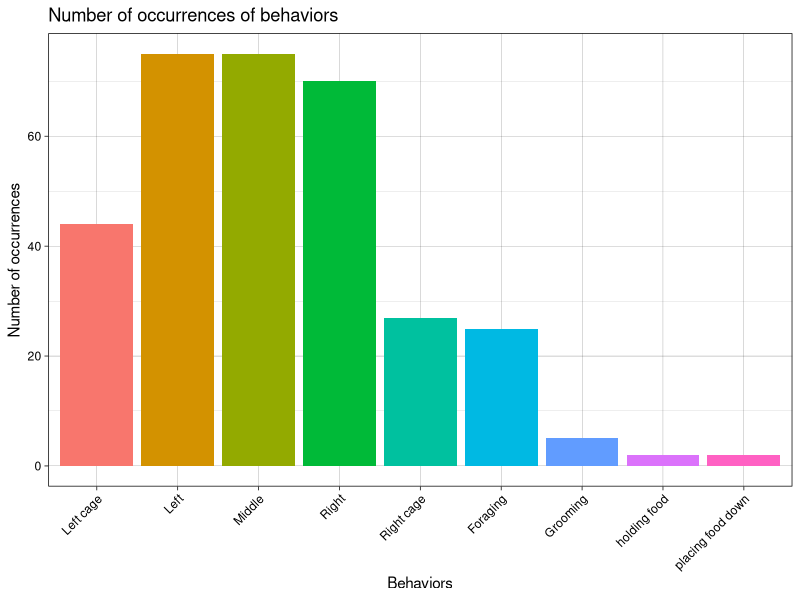
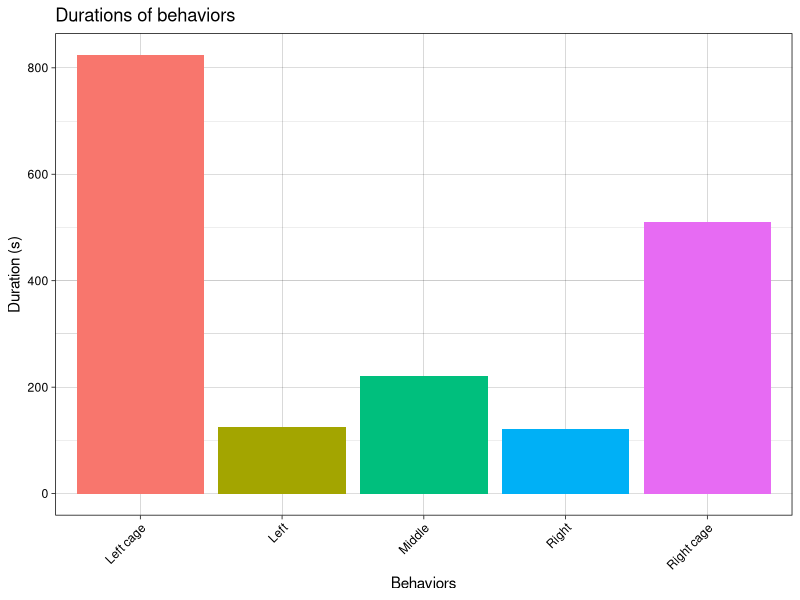
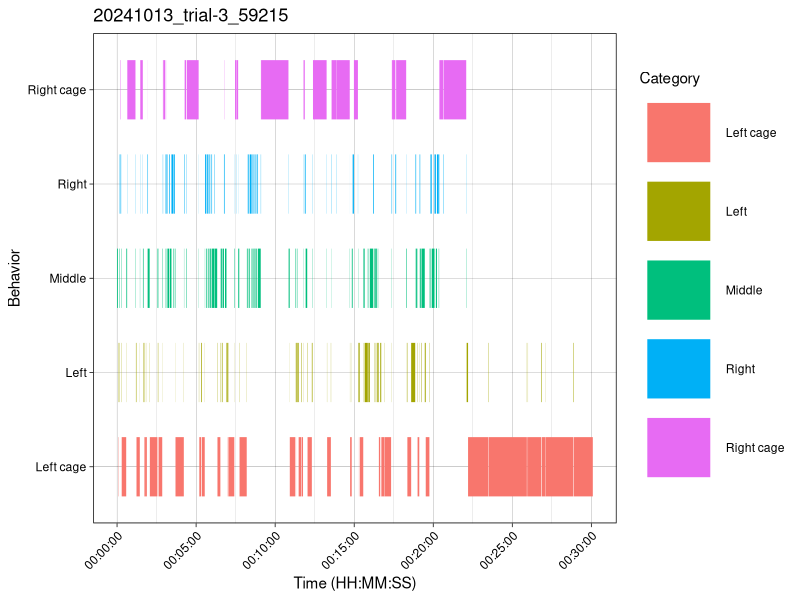

The R script that drew these images, in order:
# 將手動整合完的excel檔另存成csv檔後匯入
library(dplyr)
library(readr)
library(ggplot2)
library(lubridate)

df <- read_csv("Intergrated Data/20241013_trial-3_59215.csv") %>%
  mutate(Time = as.numeric(Time))



# 行為出現次數統計
# 計算各種行為的出現次數
behavior_counts <- df %>%
  filter(`Behavior type` != "STOP") %>%
  group_by(Behavior) %>%
  summarise(Count = n())

# 自訂順序
order <- c('Left cage','Left','Middle','Right','Right cage')
behavior_counts$Behavior <- factor(behavior_counts$Behavior, 
                                   levels = c(order, setdiff(behavior_counts$Behavior, order)))
  
# 繪製行為次數長條圖
count <- ggplot(behavior_counts, aes(x = Behavior, y = Count, fill = Behavior)) +
  geom_bar(stat = "identity", show.legend = FALSE) +
  labs(title = "Number of occurrences of behaviors",
       x = "Behaviors", y = "Number of occurrences") +
  theme_linedraw() +
  theme(axis.text.x = element_text(angle = 45, hjust = 1))
ggsave(count, filename = "Outputs/20241013_trial-3_59215_count.png",width = 16,
       height = 12,units = "cm")


# 行為總持續時間統計
# 計算各種行為的總持續時間
behavior_durations <- df %>%
  filter(`Behavior type` %in% c("START", "STOP")) %>%
  group_by(Behavior) %>%
  mutate(Next_Time = lead(Time)) %>%  # 找出下一行為的時間（應該是 STOP 的時間）
  filter(`Behavior type` == "START") %>%  # 只保留 START，計算 START 到 STOP 的時間差
  mutate(Duration = Next_Time - Time) %>%
  group_by(Behavior) %>%  # 按行為類型分組
  summarise(Total_Duration = sum(Duration, na.rm = TRUE))  # 計算總持續時間

# 自訂順序
behavior_durations$Behavior <- factor(behavior_durations$Behavior, 
                                   levels = c(order, setdiff(behavior_counts$Behavior, order)))

# 繪製行為持續時間長條圖
duration <- ggplot(behavior_durations, aes(x = Behavior, y = Total_Duration, fill = Behavior)) +
  geom_bar(stat = "identity", show.legend = FALSE) +
  labs(title = "Durations of behaviors",
       x = "Behaviors", y = "Duration (s)") +
  theme_linedraw() +
  theme(axis.text.x = element_text(angle = 45, hjust = 1))
ggsave(duration, filename = "Outputs/20241013_trial-3_59215_duration.png",width = 16,
       height = 12,units = "cm")


# Event timeline plot/Gantt chart
# 配對 START 和 STOP 計算行為持續時間
df_duration <- df %>%
  filter(`Behavior type` %in% c("START", "STOP")) %>%
  group_by(Subject, Behavior) %>%
  arrange(Time) %>%
  mutate(Next_Time = lead(Time)) %>%
  filter(`Behavior type` == "START") %>%
  mutate(Duration = Next_Time - Time) %>%
  ungroup()

# 轉換時間格式
df_duration <- df_duration %>%
  mutate(Time = as.POSIXct(Time, origin = "1970-01-01", tz = "UTC"),
         End_Time = as.POSIXct(Next_Time, origin = "1970-01-01", tz = "UTC"))
T0 <- as.Date(df_duration$Time[1])  # 取第一個時間點的日期
df_duration$End_Time[1] <- as.POSIXct(paste(T0, "00:00:00"), tz = "UTC")

# 設定 y 軸順序
df_duration$Behavior <- factor(df_duration$Behavior, levels = order)

# 繪製時間軸行為對應圖
gantt <- ggplot(df_duration, aes(x = Time, xend = End_Time, y = Behavior, yend = Behavior, color = Behavior)) +
  geom_segment(linewidth = 20) +  # 使用線條代表時間持續長度
  scale_x_datetime(date_labels = "%H:%M:%S", date_breaks = "5 min") +  # 設定時間標籤
  theme_linedraw() +
  labs(title = "20241013_trial-3_59215",
       x = "Time (HH:MM:SS)",
       y = "Behavior",
       color = "Category") +
  theme(axis.text.x = element_text(angle = 45, hjust = 1))
ggsave(gantt, filename = "Outputs/20241013_trial-3_59215_gantt.png",width = 80,
       height = 20,units = "cm")
